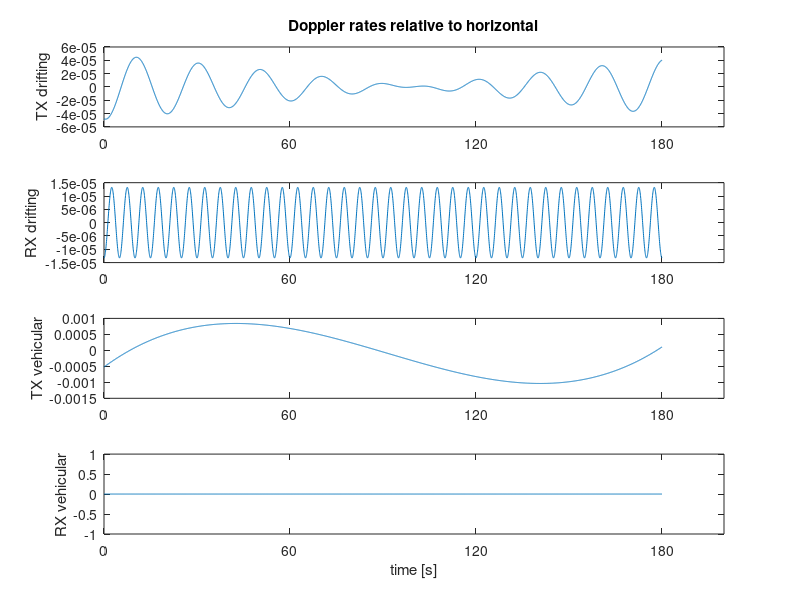
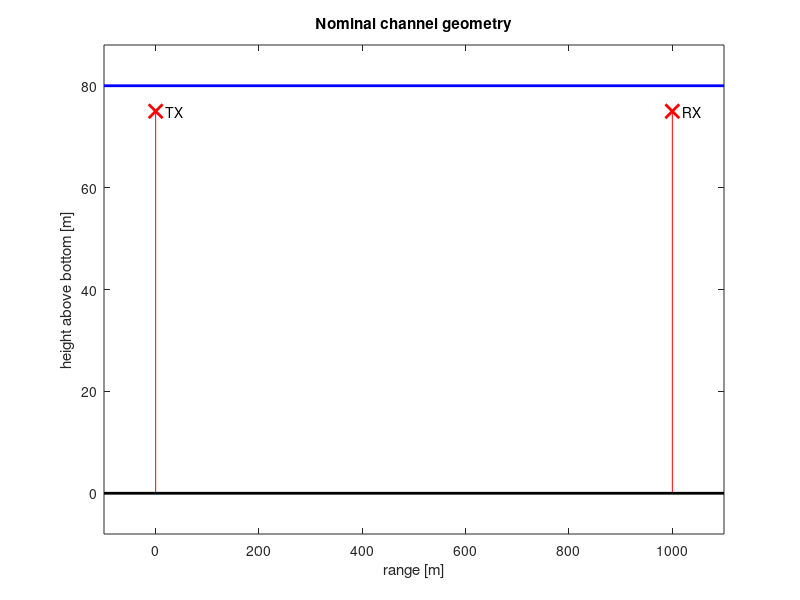

Reproduce these figures in MATLAB, in order. (Note: this script raises an error after producing the figures.)
% This code reads the channel parameters and writes them in data 
% files [file_name].prm and [file_name].dop which will be used 
% by the main simulator code channel_simulator.
%
% Change the following channel parameters by updating this code. 
% Alternatively, you can directly update the .prm and .dop data 
% files via a text editing software.
% 
% file_name: data file name
% h0: surface height (depth) [m]
% ht0: TX height [m]
% hr0: RX height [m]
% d0: channel distance [m]
% k: spreading factor
% c: speed of sound in water [m/s]
% c2: speed of sound in bottom [m/s] (>1500 for hard, < 1500 for soft)
% cut: do not consider arrivals whose strength is below that of direct arrival divided by cut
% fmin: minimum frequency [Hz]
% B: bandwidth [Hz]
% df: frequency resolution [Hz]
% dt: time resolution [seconds] 
% T_SS: coherence time of the Small-Scale (S-S) variations [seconds]
% sig2s: variance of S-S surface variations 
% sig2b: variance of S-S bottom variations 
% B_delp: 3-dB width of the p.s.d. of intra-path delays (assumed constant for all paths)
% Sp: number of intra-paths (assumed constant for all paths)
% mu_p: mean of intra-path amplitudes (assumed constant for all paths)
% nu_p: variance of intra-path amplitudes (assumed constant for all paths)
% T_tot: total duration of the simulated signal [seconds]
% h_bnd: range of surface height variation (Large-Scale (L-S) realizations are limited to h+h_band)
% ht_bnd: range of transmitter height variation
% hr_bnd: range of receiver height variation
% d_bnd: range of channel distance variation
% sig_h: standard deviation of L-S variations of surface height 
% sig_ht: standard deviation of L-S variations of transmitter height 
% sig_hr: standard deviation of L-S variations of receiver height 
% sig_d: standard deviation of L-S variations of distance height 
% a_AR: AR parameter for generating L-S variations (constant for variables h, ht, hr, d) 
% method: Large-Scale (L-S) & Small-Scale (S-S) Simulation Methods:
% vtd: TX drifting speed
% theta_td: TX drifting angle
% vrd: RX drifting speed
% theta_rd: RX drifting angle
% vtv: TX vehicular speed
% theta_tv: TX vehicular angle
% vrv: RX vehicular speed
% theta_rv: RX vehicular angle 
% Aw: surface variation amplitude
% fw: surface variation frequency
%
% Author: Parastoo Qarabaqi, Northeastern University, 2013

clc, clear all, close all, format long;

%% Data file name: 
file_name= 'example_channel';


%% DEFAULT PARAMETERS

% h0=100; % surface height (depth) [m]
% ht0=75; % TX height [m]
% hr0=75; % RX height [m]
% d0=1000; % channel distance [m]
% k=1.7; % spreading factor
% Sp= 20; % number of intra-paths (assumed constant for all paths)

%% Deterministic channel geometry:

h0=80; % surface height (depth) [m]
ht0=75; % TX height [m]
hr0=75; % RX height [m]
d0=1000; % channel distance [m]

k=1.7; % spreading factor
c=1500; % speed of sound in water [m/s]
c2=1200; % speed of sound in bottom [m/s] (>1500 for hard, < 1500 for soft)
cut=20; % do not consider arrivals whose strength is below that of direct arrival divided by cut

fmin=10e3; % minimum frequency [Hz]
B=10e3; % bandwidth [Hz]

df=30; % frequency resolution [Hz], f_vec=fmin:df:fmax; 

dt= 50e-3; % time resolution [seconds] 
T_SS=60; % coherence time of the small-scale variations [seconds]

%% Small-Scale (S-S) parameters: 
sig2s= 1.125; % variance of S-S surface variations 
sig2b=sig2s/2; % variance of S-S bottom variations 
 
B_delp= 5e-4; % 3-dB width of the p.s.d. of intra-path delays (assumed constant for all paths)
Sp= 20; % number of intra-paths (assumed constant for all paths)
mu_p= .5/Sp; % mean of intra-path amplitudes (assumed constant for all paths)
nu_p= 1e-6; % variance of intra-path amplitudes (assumed constant for all paths)

%% Large-Scale (L-S) parameters:
T_tot= 3*T_SS; % total duration of the simulated signal [seconds]
t_tot_vec=(0:dt:T_tot); Lt_tot=length(t_tot_vec);

h_bnd=[-10 10]; % range of surface height variation (L-S realizations are limited to h+h_band)
ht_bnd=[-5 5]; % range of transmitter height variation
hr_bnd=[-5 5]; % range of receiver height variation
d_bnd=[-20 20]; % range of channel distance variation
sig_h=1; % standard deviation of L-S variations of surface height 
sig_ht=1; % standard deviation of L-S variations of transmitter height 
sig_hr=1; % standard deviation of L-S variations of receiver height 
sig_d=1; % standard deviation of L-S variations of distance height 
a_AR= .9; % AR parameter for generating L-S variations (constant for variables h, ht, hr, d) 

%% Large-Scale (L-S) & Small-Scale (S-S) Simulation Methods:
% 1)'sim_dir': SIMplified L-S model & DIRect S-S model
% 2)'sim_seq': SIMplified L-S model & Statistically EQuivalent S-S model
% 3)'bel_dir': BELlhop L-S model & DIRect S-S model
% 4)'bel_seq': BELlhop L-S model & Statistically EQuivalent S-S model
method='sim_dir'; 

%% Doppler: 
% All parameters can be entered as scalars or vectors of size(t_tot_vec).

% drifting: 
vtd= 0.1*cos((1/20)*(2*pi*t_tot_vec)-rand*2*pi); 
theta_td= linspace(rand*2*pi,rand*2*pi,length(t_tot_vec)); 

vrd= 0.02*cos((1/5)*(2*pi*t_tot_vec)); 
theta_rd= rand*2*pi; 

% vehicular: 
vtv= interp1([0:T_SS:T_tot], 1*randn(size([0:T_SS:T_tot])), t_tot_vec, 'spline');   
theta_tv= 0; 
vrv= 0;  
theta_rv= 0; 

% surface: 
Aw= .05; fw= .01; 

%% %%%%%%%%%%%%%%%%%%%%%%%%%%%%%%%%%%%%%%%%%%%%%%%%%%%%%%%%%%%%%%%%%%%%%%%%
% End of reading data. Start writing the data files: 
%%%%%%%%%%%%%%%%%%%%%%%%%%%%%%%%%%%%%%%%%%%%%%%%%%%%%%%%%%%%%%%%%%%%%%%%%%%

%% Write parameters on prm file: 
f1 = fopen([file_name, '.prm'], 'w');

fprintf(f1, '%f surface_height_(depth)_[m]\n', h0); 
fprintf(f1, '%f TX_height_[m]\n', ht0); 
fprintf(f1, '%f RX_height_[m]\n', hr0); 
fprintf(f1, '%f channel_distance_[m]\n', d0); 

fprintf(f1, '%f spreading_factor\n', k); 
fprintf(f1, '%f speed_of_sound_in_water_[m/s]\n', c); 
fprintf(f1, '%f speed_of_sound_in_bottom_[m/s]\n', c2); 
fprintf(f1, '%f minimum_relative_path_strength\n', cut); 

fprintf(f1, '%f minimum_frequency_[Hz]\n', fmin); 
fprintf(f1, '%f bandwidth_[Hz]\n', B); 
fprintf(f1, '%f frequency_resolution_[Hz]\n', df); 
fprintf(f1, '%f time_resolution_[seconds]\n', dt); 
fprintf(f1, '%f coherence_time_of_the_small-scale_variations_[seconds]\n', T_SS); 

fprintf(f1, '%f variance_of_S_S_surface_variations_[m^2]\n', sig2s); 
fprintf(f1, '%f variance_of_S_S_bottom_variations_[m^2]\n', sig2b); 
fprintf(f1, '%f 3-dB_width_of_the_p.s.d._of_intra-path_delays_[Hz]\n', B_delp); 
fprintf(f1, '%d number_of_intra-paths\n', Sp); 
fprintf(f1, '%f mean_of_intra-path_amplitudes\n', mu_p); 
fprintf(f1, '%f variance_of_intra-path_amplitudes\n', nu_p); 

fprintf(f1, '%f total_duration_of_the_simulated_signal_[seconds]\n', T_tot); 
fprintf(f1, '%f min_of_surface_height\n', h_bnd(1));
fprintf(f1, '%f max_of_surface_height\n', h_bnd(2));
fprintf(f1, '%f min_of_transmitter_height\n', ht_bnd(1));
fprintf(f1, '%f max_of_transmitter_height\n', ht_bnd(2));
fprintf(f1, '%f min_of_receiver_height\n', hr_bnd(1));
fprintf(f1, '%f max_of_receiver_height\n', hr_bnd(2));
fprintf(f1, '%f min_of_channel_distance\n', d_bnd(1));
fprintf(f1, '%f max_of_channel_distance\n', d_bnd(2));

fprintf(f1, '%f L_S_standard_deviation_of_surface_height_[m]\n', sig_h); 
fprintf(f1, '%f L_S_standard_deviation_of_transmitter_height_[m]\n', sig_ht); 
fprintf(f1, '%f L_S_standard_deviation_of_receiver_height_[m]\n', sig_hr); 
fprintf(f1, '%d L_S_standard_deviation_of_receiver_height_[m]\n', sig_d); 
fprintf(f1, '%f AR_parameter_for_generating_L_S_variations\n', a_AR); 

switch method
    case {'sim_dir', 1}, fprintf(f1, '1 method\n');
    case {'sim_seq', 2}, fprintf(f1, '2 method\n');
    case {'bel_dir', 3}, fprintf(f1, '3 method\n');
    case {'bel_seq', 4}, fprintf(f1, '4 method\n');        
end

fclose(f1);

%% form Doppler matrix: 
Dopp_mat= zeros(Lt_tot, 10);
if length(vtd)==1; Dopp_mat(:,1)= repmat(vtd, Lt_tot, 1); 
else Dopp_mat(:,1)= vtd.';
end
if length(theta_td)==1; Dopp_mat(:,2)= repmat(theta_td, Lt_tot, 1); 
else Dopp_mat(:,2)= theta_td.';
end
if length(vrd)==1; Dopp_mat(:,3)= repmat(vrd, Lt_tot, 1); 
else Dopp_mat(:,3)= vrd.';
end
if length(theta_rd)==1; Dopp_mat(:,4)= repmat(theta_rd, Lt_tot, 1); 
else Dopp_mat(:,4)= theta_rd.';
end
if length(vtv)==1; Dopp_mat(:,5)= repmat(vtv, Lt_tot, 1); 
else Dopp_mat(:,5)= vtv.';
end
if length(theta_tv)==1; Dopp_mat(:,6)= repmat(theta_tv, Lt_tot, 1); 
else Dopp_mat(:,6)= theta_tv.';
end
if length(vrv)==1; Dopp_mat(:,7)= repmat(vrv, Lt_tot, 1); 
else Dopp_mat(:,7)= vrv.';
end
if length(theta_rv)==1; Dopp_mat(:,8)= repmat(theta_rv, Lt_tot, 1); 
else Dopp_mat(:,8)= theta_rv.';
end
if length(Aw)==1; Dopp_mat(:,9)= repmat(Aw, Lt_tot, 1); 
else Dopp_mat(:,9)= Aw.';
end
if length(fw)==1; Dopp_mat(:,10)= repmat(fw, Lt_tot, 1); 
else Dopp_mat(:,10)= fw.';
end

%% Write Doppler rates on dop file: 
f2 = fopen([file_name, '.dop'], 'w');

fprintf(f2, '%f\n', reshape(Dopp_mat, 10*Lt_tot, 1)); 

fclose(f2);

%% %%%%%%%%%%%%%%%%%%%%%%%%%%%%%%%%%%%%%%%%%%%%%%%%%%%%%%%%%%%%%%%%%%%%%%%%
% Plotting the channel parameters:  
%%%%%%%%%%%%%%%%%%%%%%%%%%%%%%%%%%%%%%%%%%%%%%%%%%%%%%%%%%%%%%%%%%%%%%%%%%%

%% Plot the Doppler rates: 

% drifting:
figure; subplot(411); plot(t_tot_vec, (1/c)*Dopp_mat(:,1).*cos(Dopp_mat(:,2))); 
ylabel('TX drifting'), set(gca,'XTick', (0:T_SS:T_tot)), 
title('Doppler rates relative to horizontal')
subplot(412); plot(t_tot_vec, (1/c)*Dopp_mat(:,3).*cos(Dopp_mat(:,4))); 
ylabel('RX drifting'), set(gca,'XTick', (0:T_SS:T_tot)),

% vehicular:
subplot(413); plot(t_tot_vec, (1/c)*Dopp_mat(:,5).*cos(Dopp_mat(:,6))); 
ylabel('TX vehicular'), set(gca,'XTick', (0:T_SS:T_tot)), 
subplot(414); plot(t_tot_vec, (1/c)*Dopp_mat(:,7).*cos(Dopp_mat(:,8))); 
ylabel('RX vehicular'), set(gca,'XTick', (0:T_SS:T_tot)),
xlabel('time [s]')

%% Plot the nominal channel geometry: 

figure; 
plot([0,0], [0,ht0], 'r'), hold on,
plot(0,ht0, 'rx', 'linewidth', 2, 'markersize', 10), 
plot([d0,d0], [0,hr0], 'r'), 
plot(d0,hr0, 'rx', 'linewidth', 2, 'markersize', 10),
plot([-.1*d0, 1.1*d0], [0, 0], 'k', 'linewidth', 2),
plot([-.1*d0, 1.1*d0], [h0,h0], 'b', 'linewidth', 2),

axis([-.1*d0, 1.1*d0, -.1*h0, 1.1*h0]),
xlabel('range [m]'), ylabel('height above bottom [m]'),
text(.02*d0, ht0, 'TX'), text(1.02*d0, hr0, 'RX'), 
title('Nominal channel geometry')


%% save figures and data to personal files 

% choose your own path to a results folder
results_folder = "/Users/graceflores/Documents/MATLAB/ncmns_git/chimichanga/results/";

% create specific folder for each run 
changed_parameter = name_changed_parameter(h0, ht0, hr0, d0, k, Sp);
folder_path = results_folder + changed_parameter;

% save figures 
save_figure(figure(1), "figure1", folder_path)
save_figure(figure(2), "figure2", folder_path)

% save parameters 
save_parameters(h0,ht0,d0,k,Sp,"parameters",folder_path)


%% run channel_simulator 

run("channel_simulator.m")
